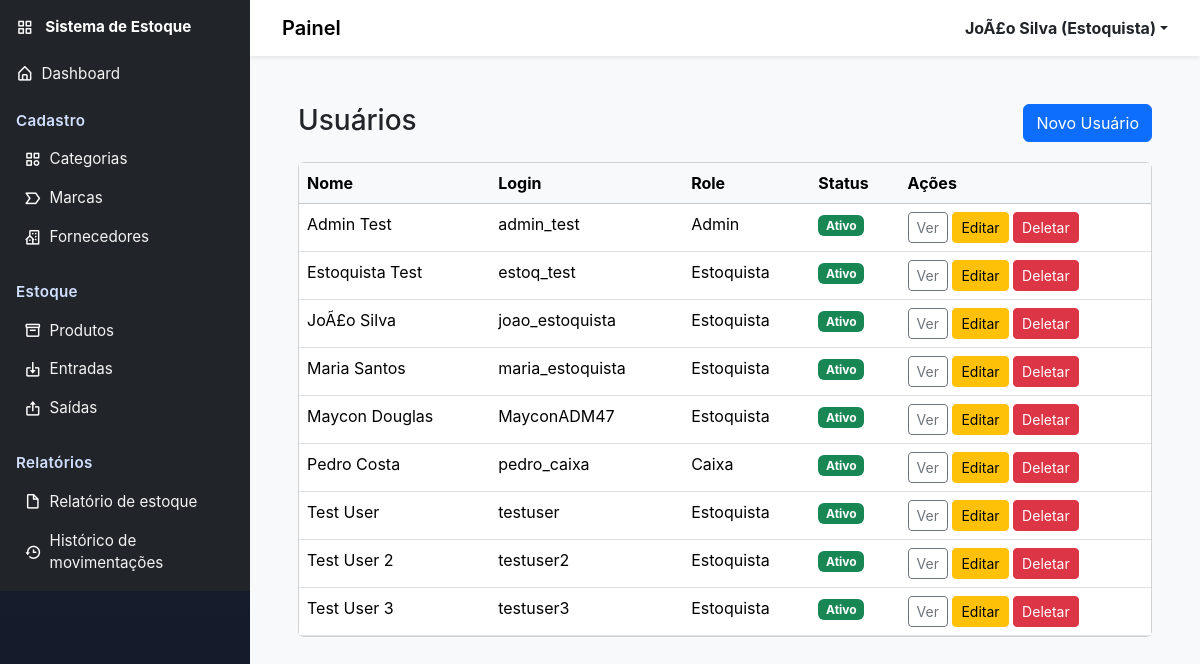
/usuarios/index/ (signed in), run on the app's committed database.
### usuarios/models.py (models this page shows, shortened)
class Usuario(AbstractBaseUser, PermissionsMixin):
    NIVEL_ADMIN = "admin"
    NIVEL_ESTOQUISTA = "estoquista"
    NIVEL_CAIXA = "caixa"
    NIVEL_CHOICES = [
        (NIVEL_ADMIN, "Admin"),
        (NIVEL_ESTOQUISTA, "Estoquista"),
        (NIVEL_CAIXA, "Caixa"),
    ]
    id = models.AutoField(primary_key=True)
    nome = models.CharField("Nome", max_length=150)
    login = models.CharField("Login", max_length=50, unique=True)
    nivel_acesso = models.CharField(
        "Nível de acesso", max_length=30, choices=NIVEL_CHOICES, default=NIVEL_ESTOQUISTA)
    is_staff = models.BooleanField("Staff", default=False)
    is_active = models.BooleanField("Ativo", default=True)
    data_criacao = models.DateTimeField(
        "Data de criação", default=timezone.now)
    objects = UsuarioManager()
    USERNAME_FIELD = "login"
    REQUIRED_FIELDS = ["nome"]
    class Meta:
        verbose_name = "Usuário"
        verbose_name_plural = "Usuários"

### usuarios/views.py (the view)
# urls.py: path("", views.index, name="index"),
@login_required(login_url='login')
def index(request):
    usuarios = Usuario.objects.all().order_by('nome')
    return render(request, 'usuarios/index.html', {'usuarios': usuarios})

### usuarios/templatetags/access_tags.py (called while the page is built)
@register.simple_tag(takes_context=True)
def has_access(context, allowed_levels):
    request = context.get('request')
    if not request or not hasattr(request, 'user') or not request.user.is_authenticated:
        return False
    nivel = getattr(request.user, 'nivel_acesso', None)
    if not nivel:
        return False
    allowed = [x.strip() for x in allowed_levels.split(',') if x.strip()]
    return nivel in allowed

### templates/usuarios/index.html (shortened to what this page needs)
{% extends 'base.html' %}
{% block content %}
<div class="container-fluid p-4">
    <div class="row mb-3">
        <div class="col-md-8">
            <h1 class="h3">Usuários</h1>
        </div>
        <div class="col-md-4 text-end">
            <a href="{% url 'usuarios:criar' %}" class="btn btn-primary">Novo Usuário</a>
        </div>
    </div>
    <div class="card">
        <div class="table-responsive">
            <table class="table table-hover mb-0">
                <thead class="table-light">
                    <tr>
                        <th>Nome</th>
                        <th>Login</th>
                        <th>Role</th>
                        <th>Status</th>
                        <th>Ações</th>
                    </tr>
                </thead>
                <tbody>
                    {% for u in usuarios %}
                    <tr>
                        <td>{{ u.nome }}</td>
                        <td>{{ u.login }}</td>
                        <td>{{ u.get_nivel_acesso_display }}</td>
                        <td>
                            {% if u.is_active %}
                                <span class="badge bg-success">Ativo</span>
                            {% else %}
                                <span class="badge bg-danger">Inativo</span>
                            {% endif %}
                        </td>
                        <td>
                            <a href="{% url 'usuarios:ver' u.id %}" class="btn btn-sm btn-outline-secondary">Ver</a>
                            <a href="{% url 'usuarios:editar' u.id %}" class="btn btn-sm btn-warning">Editar</a>
                            <a href="{% url 'usuarios:deletar' u.id %}" class="btn btn-sm btn-danger">Deletar</a>
                        </td>
                    </tr>
                    {% empty %}
                    <tr>
                        <td colspan="5" class="text-muted">Nenhum usuário cadastrado.</td>
                    </tr>
                    {% endfor %}
                </tbody>
            </table>
        </div>
    </div>
</div>
{% endblock %}

### templates/base.html (shortened to what this page needs)
{% load static %}
<!DOCTYPE html>
<html lang="pt-br">
<head>
    <link rel="stylesheet" href="https://cdn.jsdelivr.net/npm/bootstrap@5.3.2/dist/css/bootstrap.min.css">
    <link href='https://unpkg.com/boxicons@2.1.4/css/boxicons.min.css' rel='stylesheet'>
    <link rel="stylesheet" href="{% static 'css/style.css' %}">
</head>
<body>
<div id="sidebar">
    {% include 'includes/sidebar.html' %}
</div>
<div id="content-wrapper">
    {% include 'includes/header.html' %}
    <main class="container-fluid p-4">
        {% block content %}
        {% endblock %}
    </main>
</div>
</body>
</html>

### templates/includes/sidebar.html (shortened to what this page needs)
<nav class="navbar navbar-dark bg-dark">
	<div class="sidebar-menu">
		<ul class="nav flex-column">
			<li class="nav-item">
				<span class="nav-link text-white fw-bold">
					<i class='bx bx-grid-alt me-2'></i> Sistema de Estoque
				</span>
			</li>
			<li class="nav-item mt-2">
				<a class="nav-link text-white d-flex align-items-center" href="{% url 'usuarios:dashboard' %}"><i class='bx bx-home-alt'></i><span class="nav-label ms-2">Dashboard</span></a>
			</li>
			<li class="nav-item mt-2">
				<div class="nav-link section-title px-3">Cadastro</div>
				<ul class="nav flex-column ms-2">
					{% load access_tags %}
					{% has_access "admin,estoquista" as can_view_catalogs %}
					{% if can_view_catalogs %}
					<li class="nav-item"><a class="nav-link text-white d-flex align-items-center" href="{% url 'categorias:index' %}"><i class='bx bx-category'></i><span class="nav-label ms-2">Categorias</span></a></li>
					<li class="nav-item"><a class="nav-link text-white d-flex align-items-center" href="{% url 'marcas:index' %}"><i class='bx bx-label'></i><span class="nav-label ms-2">Marcas</span></a></li>
					<li class="nav-item"><a class="nav-link text-white d-flex align-items-center" href="{% url 'fornecedores:index' %}"><i class='bx bx-building-house'></i><span class="nav-label ms-2">Fornecedores</span></a></li>
					{% endif %}
				</ul>
			</li>
			<li class="nav-item mt-3">
				<div class="nav-link section-title px-3">Estoque</div>
				<ul class="nav flex-column ms-2">
					{% has_access "admin,estoquista" as can_manage_products %}
					{% if can_manage_products %}
					<li class="nav-item"><a class="nav-link text-white d-flex align-items-center" href="{% url 'produtos:index' %}"><i class='bx bx-box'></i><span class="nav-label ms-2">Produtos</span></a></li>
					{% endif %}
					{% has_access "admin,estoquista" as can_manage_movements %}
					{% if can_manage_movements %}
					<li class="nav-item"><a class="nav-link text-white d-flex align-items-center" href="{% url 'movimentacoes:entradas' %}"><i class='bx bx-import'></i><span class="nav-label ms-2">Entradas</span></a></li>
					<li class="nav-item"><a class="nav-link text-white d-flex align-items-center" href="{% url 'movimentacoes:saidas' %}"><i class='bx bx-export'></i><span class="nav-label ms-2">Saídas</span></a></li>
					{% endif %}
				</ul>
			</li>
			<li class="nav-item mt-3">
				<div class="nav-link section-title px-3">Relatórios</div>
				<ul class="nav flex-column ms-2">
					{% has_access "admin,estoquista" as can_view_reports %}
					{% if can_view_reports %}
					<li class="nav-item"><a class="nav-link text-white d-flex align-items-center" href="{% url 'movimentacoes:stock_report' %}"><i class='bx bx-file-blank'></i><span class="nav-label ms-2">Relatório de estoque</span></a></li>
					<li class="nav-item"><a class="nav-link text-white d-flex align-items-center" href="{% url 'movimentacoes:history' %}"><i class='bx bx-history'></i><span class="nav-label ms-2">Histórico de movimentações</span></a></li>
					{% endif %}
				</ul>
			</li>
		</ul>
	</div>
</nav>

### templates/includes/header.html (shortened to what this page needs)
<header class="navbar navbar-expand-lg navbar-light bg-white shadow-sm">
<div class="container-fluid">
<div class="d-flex align-items-center">
	<a class="navbar-brand" href="#">Painel</a>
</div>
<div class="d-flex align-items-center">
<div class="dropdown">
<a class="d-flex align-items-center text-dark text-decoration-none dropdown-toggle" href="#" id="userDropdown" data-bs-toggle="dropdown" aria-expanded="false">
	<strong>
		{% if request.user.is_authenticated %}
			{{ request.user.nome }} {% if request.user.get_nivel_acesso_display %}({{ request.user.get_nivel_acesso_display }}){% endif %}
		{% else %}
			Usuário
		{% endif %}
	</strong>
</a>
</div>
</div>
</div>
</header>

### static/css/style.css (style rules this page uses)
body { font-family: Inter, system-ui, -apple-system, 'Segoe UI', Roboto, 'Helvetica Neue', Arial; background-color: #f8f9fa; }
#sidebar .nav-link { padding: .5rem 1rem }
#sidebar .nav-link i { vertical-align:middle }
#content-wrapper { min-height:100vh; display:flex; flex-direction:column }
.sidebar-menu .nav .nav-link { font-size: .95rem }
#sidebar { width: 250px; min-height: 100vh; position: fixed; top: 0; left: 0; transition: all .3s; z-index: 1000; }
#content-wrapper { margin-left: 250px; transition: all .3s; }
#sidebar { width:250px }
#content-wrapper { margin-left:250px }
.sidebar-menu .nav-link { color:rgba(255,255,255,0.95) }
.sidebar-menu .nav-link .nav-label { color:rgba(255,255,255,0.95) }
.sidebar-menu .section-title { color:#d1e0ff !important; font-weight:600; font-size:0.85rem; letter-spacing:0.02em }
header.navbar .navbar-brand { font-weight:600 }
@media (min-width: 768px) { header.navbar { padding-left: 1.25rem; padding-right:1.25rem } }
#sidebar, #content-wrapper, .nav-link { transition: all .18s ease-in-out }
#sidebar { background: linear-gradient(180deg,#1f2937,#111827); color:#fff }
#sidebar .nav-link { color:rgba(255,255,255,0.92) }
#sidebar .nav-link i { font-size:1.1rem }
#sidebar .nav-label { font-size:0.95rem }

### data on the page
Usuario: user.nome "JoÃ£o Silva", user.nivel_acesso "Estoquista", nome "JoÃ£o Silva", login "joao_estoquista", nivel_acesso "Estoquista", is_active "Ativo"
Usuario: nome "Admin Test", login "admin_test", nivel_acesso "Admin", is_active "Ativo"
Usuario: nome "Estoquista Test", login "estoq_test", nivel_acesso "Estoquista", is_active "Ativo"
Usuario: nome "Maria Santos", login "maria_estoquista", nivel_acesso "Estoquista", is_active "Ativo"
Usuario: nome "Maycon Douglas", login "MayconADM47", nivel_acesso "Estoquista", is_active "Ativo"
Usuario: nome "Pedro Costa", login "pedro_caixa", nivel_acesso "Caixa", is_active "Ativo"
Usuario: nome "Test User", login "testuser", nivel_acesso "Estoquista", is_active "Ativo"
Usuario: nome "Test User 2", login "testuser2", nivel_acesso "Estoquista", is_active "Ativo"
Usuario: nome "Test User 3", login "testuser3", nivel_acesso "Estoquista", is_active "Ativo"
